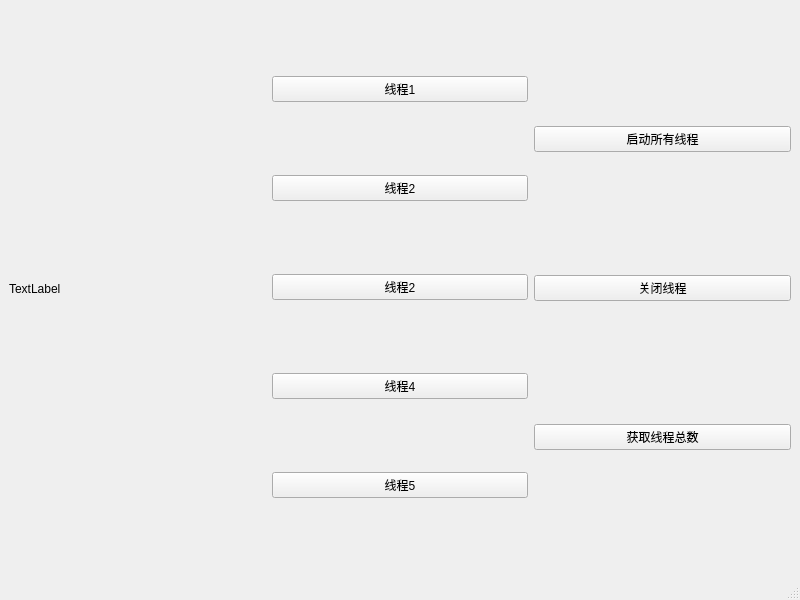
<?xml version="1.0" encoding="UTF-8"?>
<ui version="4.0">
 <class>MainWindow</class>
 <widget class="QMainWindow" name="MainWindow">
  <property name="geometry">
   <rect>
    <x>0</x>
    <y>0</y>
    <width>800</width>
    <height>600</height>
   </rect>
  </property>
  <property name="windowTitle">
   <string>MainWindow</string>
  </property>
  <widget class="QWidget" name="centralwidget">
   <layout class="QHBoxLayout" name="horizontalLayout_3">
    <item>
     <layout class="QHBoxLayout" name="horizontalLayout_2">
      <item>
       <widget class="QLabel" name="label">
        <property name="text">
         <string>TextLabel</string>
        </property>
       </widget>
      </item>
     </layout>
    </item>
    <item>
     <layout class="QVBoxLayout" name="verticalLayout_2">
      <item>
       <widget class="QPushButton" name="pushButton">
        <property name="text">
         <string>线程1</string>
        </property>
       </widget>
      </item>
      <item>
       <widget class="QPushButton" name="pushButton_3">
        <property name="text">
         <string>线程2</string>
        </property>
       </widget>
      </item>
      <item>
       <widget class="QPushButton" name="pushButton_6">
        <property name="text">
         <string>线程2</string>
        </property>
       </widget>
      </item>
      <item>
       <widget class="QPushButton" name="pushButton_4">
        <property name="text">
         <string>线程4</string>
        </property>
       </widget>
      </item>
      <item>
       <widget class="QPushButton" name="pushButton_5">
        <property name="text">
         <string>线程5</string>
        </property>
       </widget>
      </item>
     </layout>
    </item>
    <item>
     <layout class="QVBoxLayout" name="verticalLayout">
      <item>
       <widget class="QPushButton" name="pushButton_8">
        <property name="text">
         <string>启动所有线程</string>
        </property>
       </widget>
      </item>
      <item>
       <widget class="QPushButton" name="pushButton_2">
        <property name="text">
         <string>关闭线程</string>
        </property>
       </widget>
      </item>
      <item>
       <widget class="QPushButton" name="pushButton_7">
        <property name="text">
         <string>获取线程总数</string>
        </property>
       </widget>
      </item>
     </layout>
    </item>
   </layout>
  </widget>
  <widget class="QMenuBar" name="menubar">
   <property name="geometry">
    <rect>
     <x>0</x>
     <y>0</y>
     <width>800</width>
     <height>21</height>
    </rect>
   </property>
  </widget>
  <widget class="QStatusBar" name="statusbar"/>
 </widget>
 <resources/>
 <connections/>
</ui>
